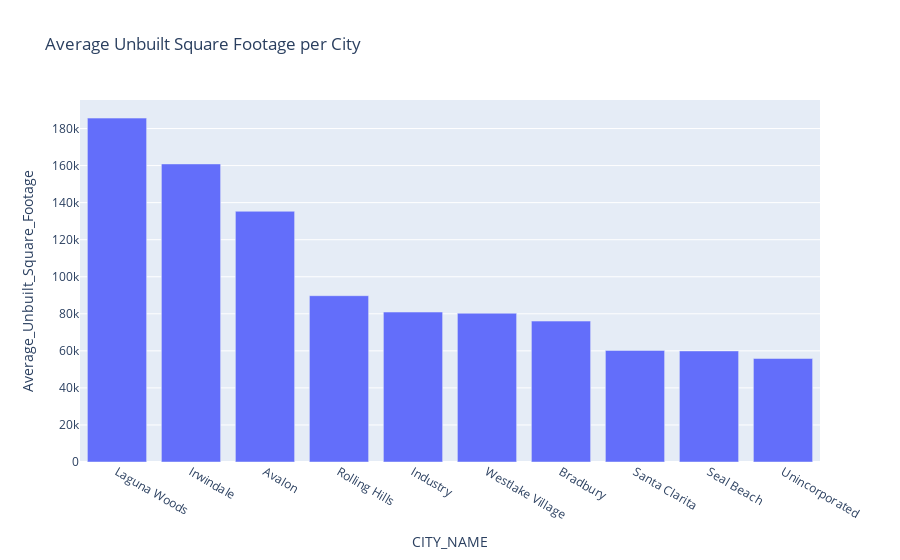

Write notebook code for a chart like this one.
### Code cell
# Find the average unbuilt square footage per city
df_average_unbuilt_sqft_per_city = df.groupby('CITY_NAME')['UNBUILT_SF'].mean().reset_index(name='Average_Unbuilt_Square_Footage')

# Sort the dataframe by 'Average_Unbuilt_Square_Footage' in descending order and take the first 10 rows
top_cities_unbuilt_sqft = df_average_unbuilt_sqft_per_city.sort_values('Average_Unbuilt_Square_Footage', ascending=False).head(10)

# Visualization for top 10 cities with highest unbuilt square footage
fig_unbuilt_sqft_per_city = px.bar(top_cities_unbuilt_sqft, x='CITY_NAME', y='Average_Unbuilt_Square_Footage',
                                   title='Average Unbuilt Square Footage per City')
fig_unbuilt_sqft_per_city.show()

### Figure 1 — Plotly figure (JSON) as saved in the notebook; plotly's stock layout.template omitted (floating-point values rounded to 4 significant figures)
{"data": [{"alignmentgroup": "True", "hovertemplate": "CITY_NAME=%{x}<br>Average_Unbuilt_Square_Footage=%{y}<extra></extra>", "legendgroup": "", "marker": {"color": "#636efa", "pattern": {"shape": ""}}, "name": "", "offsetgroup": "", "orientation": "v", "showlegend": false, "textposition": "auto", "type": "bar", "x": ["Laguna Woods", "Irwindale", "Avalon", "Rolling Hills", "Industry", "Westlake Village", "Bradbury", "Santa Clarita", "Seal Beach", "Unincorporated"], "xaxis": "x", "y": [185600.0, 160900.0, 135300.0, 89770.0, 80940.0, 80310.0, 76070.0, 60230.0, 59950.0, 55880.0], "yaxis": "y"}], "layout": {"barmode": "relative", "legend": {"tracegroupgap": 0}, "title": {"text": "Average Unbuilt Square Footage per City"}, "xaxis": {"anchor": "y", "domain": [0, 1], "title": {"text": "CITY_NAME"}}, "yaxis": {"anchor": "x", "domain": [0, 1], "title": {"text": "Average_Unbuilt_Square_Footage"}}}}
